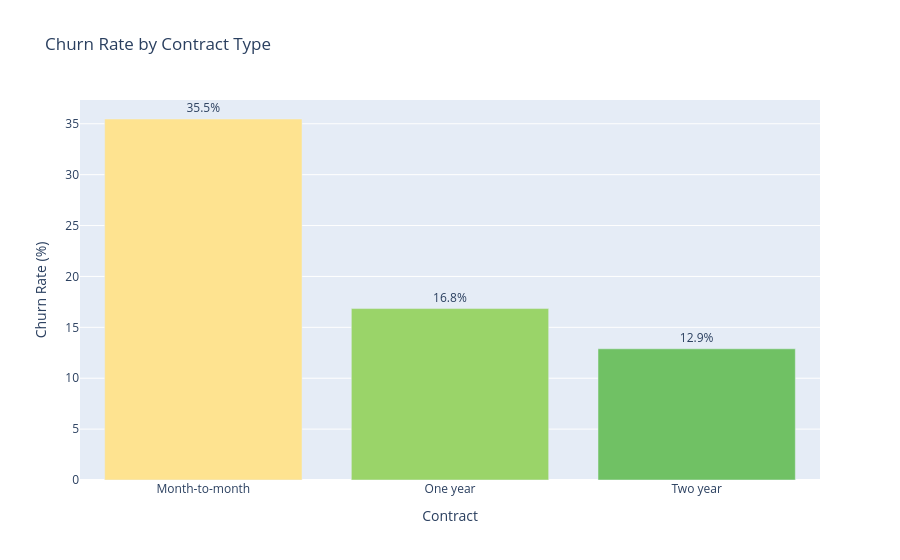

Source (notebook cell):
### Markdown cell above
### 4C. Bivariate Analysis with Target

### Code cell
def churn_rate_bar(col, title):
    grp = df.groupby(col)['Churn'].apply(lambda x: (x == 'Yes').mean() * 100).reset_index()
    grp.columns = [col, 'Churn Rate (%)']
    grp = grp.sort_values('Churn Rate (%)', ascending=False)
    fig = px.bar(grp, x=col, y='Churn Rate (%)', text=grp['Churn Rate (%)'].round(1).astype(str) + '%',
                 title=title,
                 color='Churn Rate (%)', color_continuous_scale='RdYlGn_r',
                 range_color=[0, 60])
    fig.update_traces(textposition='outside')
    fig.update_layout(coloraxis_showscale=False)
    fig.show()

# Churn rate by Contract
churn_rate_bar('Contract', 'Churn Rate by Contract Type')
print("""
💡 INSIGHT: Month-to-month contract customers churn at dramatically higher rates (~43%)
compared to one-year (~11%) and two-year (~3%) contract holders.
Customers with longer commitments are far more loyal.
→ Business recommendation: Incentivize customers to switch to annual/bi-annual contracts.
""")

### Figure 1 — Plotly figure (JSON) as saved in the notebook; plotly's stock layout.template omitted (floating-point values rounded to 4 significant figures)
{"data": [{"hovertemplate": "Contract=%{x}<br>Churn Rate (%)=%{marker.color}<br>text=%{text}<extra></extra>", "legendgroup": "", "marker": {"color": [35.47, 16.84, 12.89], "coloraxis": "coloraxis", "pattern": {"shape": ""}}, "name": "", "orientation": "v", "showlegend": false, "text": ["35.5%", "16.8%", "12.9%"], "textposition": "outside", "type": "bar", "x": ["Month-to-month", "One year", "Two year"], "xaxis": "x", "y": [35.47, 16.84, 12.89], "yaxis": "y"}], "layout": {"barmode": "relative", "coloraxis": {"cmax": 60, "cmin": 0, "colorbar": {"title": {"text": "Churn Rate (%)"}}, "colorscale": [[0, "rgb(0,104,55)"], [0.1, "rgb(26,152,80)"], [0.2, "rgb(102,189,99)"], [0.3, "rgb(166,217,106)"], [0.4, "rgb(217,239,139)"], [0.5, "rgb(255,255,191)"], [0.6, "rgb(254,224,139)"], [0.7, "rgb(253,174,97)"], [0.8, "rgb(244,109,67)"], [0.9, "rgb(215,48,39)"], [1, "rgb(165,0,38)"]], "showscale": false}, "legend": {"tracegroupgap": 0}, "title": {"text": "Churn Rate by Contract Type"}, "xaxis": {"anchor": "y", "domain": [0, 1], "title": {"text": "Contract"}}, "yaxis": {"anchor": "x", "domain": [0, 1], "title": {"text": "Churn Rate (%)"}}}}
